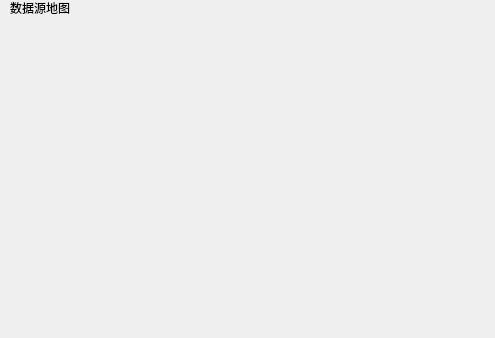
<?xml version="1.0" encoding="UTF-8"?>
<ui version="4.0">
 <class>RadiaSourceMap</class>
 <widget class="QWidget" name="RadiaSourceMap">
  <property name="geometry">
   <rect>
    <x>0</x>
    <y>0</y>
    <width>495</width>
    <height>338</height>
   </rect>
  </property>
  <property name="windowTitle">
   <string>Form</string>
  </property>
  <widget class="QLabel" name="label_RadiaSourceMap">
   <property name="geometry">
    <rect>
     <x>10</x>
     <y>0</y>
     <width>61</width>
     <height>16</height>
    </rect>
   </property>
   <property name="text">
    <string>数据源地图</string>
   </property>
  </widget>
 </widget>
 <resources/>
 <connections/>
</ui>
